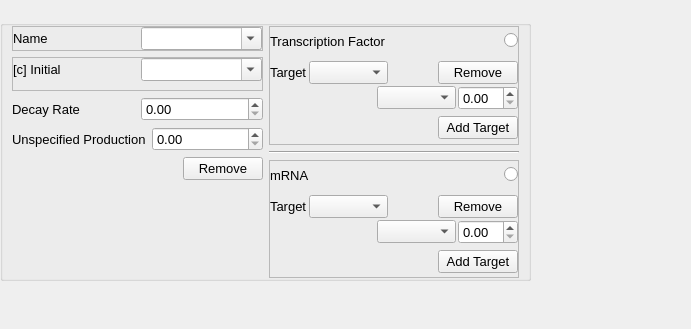
<?xml version="1.0" encoding="UTF-8"?>
<ui version="4.0">
 <class>Form</class>
 <widget class="QWidget" name="Form">
  <property name="geometry">
   <rect>
    <x>0</x>
    <y>0</y>
    <width>691</width>
    <height>329</height>
   </rect>
  </property>
  <property name="sizePolicy">
   <sizepolicy hsizetype="Preferred" vsizetype="Expanding">
    <horstretch>0</horstretch>
    <verstretch>0</verstretch>
   </sizepolicy>
  </property>
  <property name="windowTitle">
   <string>Form</string>
  </property>
  <widget class="QGroupBox" name="proteinGroupBox">
   <property name="geometry">
    <rect>
     <x>0</x>
     <y>20</y>
     <width>531</width>
     <height>261</height>
    </rect>
   </property>
   <property name="sizePolicy">
    <sizepolicy hsizetype="Expanding" vsizetype="Preferred">
     <horstretch>75</horstretch>
     <verstretch>20</verstretch>
    </sizepolicy>
   </property>
   <property name="font">
    <font>
     <pointsize>10</pointsize>
     <weight>50</weight>
     <bold>false</bold>
    </font>
   </property>
   <property name="title">
    <string/>
   </property>
   <layout class="QHBoxLayout" name="horizontalLayout_12">
    <property name="topMargin">
     <number>0</number>
    </property>
    <property name="bottomMargin">
     <number>0</number>
    </property>
    <item>
     <layout class="QVBoxLayout" name="verticalLayout">
      <item>
       <widget class="QFrame" name="frame">
        <property name="frameShape">
         <enum>QFrame::StyledPanel</enum>
        </property>
        <property name="frameShadow">
         <enum>QFrame::Raised</enum>
        </property>
        <layout class="QHBoxLayout" name="horizontalLayout_13">
         <property name="leftMargin">
          <number>0</number>
         </property>
         <property name="topMargin">
          <number>0</number>
         </property>
         <property name="rightMargin">
          <number>0</number>
         </property>
         <property name="bottomMargin">
          <number>0</number>
         </property>
         <item>
          <widget class="QLabel" name="label">
           <property name="text">
            <string>Name</string>
           </property>
          </widget>
         </item>
         <item>
          <widget class="QComboBox" name="NameComboBox">
           <property name="editable">
            <bool>true</bool>
           </property>
          </widget>
         </item>
        </layout>
       </widget>
      </item>
      <item>
       <widget class="QFrame" name="frame_2">
        <property name="frameShape">
         <enum>QFrame::StyledPanel</enum>
        </property>
        <property name="frameShadow">
         <enum>QFrame::Raised</enum>
        </property>
        <layout class="QHBoxLayout" name="horizontalLayout_14">
         <property name="leftMargin">
          <number>0</number>
         </property>
         <property name="topMargin">
          <number>0</number>
         </property>
         <property name="rightMargin">
          <number>0</number>
         </property>
         <item>
          <widget class="QLabel" name="label_2">
           <property name="frameShape">
            <enum>QFrame::NoFrame</enum>
           </property>
           <property name="text">
            <string>[c] Initial</string>
           </property>
          </widget>
         </item>
         <item>
          <widget class="QComboBox" name="cComboBox">
           <property name="editable">
            <bool>true</bool>
           </property>
          </widget>
         </item>
        </layout>
       </widget>
      </item>
      <item>
       <layout class="QVBoxLayout" name="verticalLayout_6">
        <item>
         <layout class="QHBoxLayout" name="horizontalLayout_10">
          <item>
           <widget class="QLabel" name="label_4">
            <property name="frameShape">
             <enum>QFrame::NoFrame</enum>
            </property>
            <property name="text">
             <string>Decay Rate</string>
            </property>
           </widget>
          </item>
          <item>
           <widget class="QDoubleSpinBox" name="decayRateDoubleSpinBox"/>
          </item>
         </layout>
        </item>
        <item>
         <layout class="QHBoxLayout" name="horizontalLayout_11">
          <item>
           <widget class="QLabel" name="label_9">
            <property name="text">
             <string>Unspecified Production</string>
            </property>
           </widget>
          </item>
          <item>
           <widget class="QDoubleSpinBox" name="CreateDoubleSpinBox"/>
          </item>
         </layout>
        </item>
        <item>
         <layout class="QHBoxLayout" name="horizontalLayout_15">
          <item>
           <spacer name="horizontalSpacer_9">
            <property name="orientation">
             <enum>Qt::Horizontal</enum>
            </property>
            <property name="sizeHint" stdset="0">
             <size>
              <width>40</width>
              <height>20</height>
             </size>
            </property>
           </spacer>
          </item>
          <item>
           <widget class="QPushButton" name="removePushButton">
            <property name="text">
             <string>Remove</string>
            </property>
           </widget>
          </item>
         </layout>
        </item>
        <item>
         <spacer name="verticalSpacer">
          <property name="orientation">
           <enum>Qt::Vertical</enum>
          </property>
          <property name="sizeHint" stdset="0">
           <size>
            <width>20</width>
            <height>40</height>
           </size>
          </property>
         </spacer>
        </item>
       </layout>
      </item>
     </layout>
    </item>
    <item>
     <layout class="QVBoxLayout" name="verticalLayout_4">
      <item>
       <widget class="QFrame" name="frame_3">
        <property name="frameShape">
         <enum>QFrame::StyledPanel</enum>
        </property>
        <property name="frameShadow">
         <enum>QFrame::Raised</enum>
        </property>
        <layout class="QVBoxLayout" name="verticalLayout_5">
         <property name="leftMargin">
          <number>0</number>
         </property>
         <property name="topMargin">
          <number>0</number>
         </property>
         <property name="rightMargin">
          <number>0</number>
         </property>
         <property name="bottomMargin">
          <number>0</number>
         </property>
         <item>
          <layout class="QHBoxLayout" name="horizontalLayout_2">
           <item>
            <widget class="QLabel" name="label_5">
             <property name="text">
              <string>Transcription Factor</string>
             </property>
            </widget>
           </item>
           <item>
            <spacer name="horizontalSpacer_3">
             <property name="orientation">
              <enum>Qt::Horizontal</enum>
             </property>
             <property name="sizeHint" stdset="0">
              <size>
               <width>40</width>
               <height>20</height>
              </size>
             </property>
            </spacer>
           </item>
           <item>
            <widget class="QRadioButton" name="tfRadioButton">
             <property name="text">
              <string/>
             </property>
            </widget>
           </item>
          </layout>
         </item>
         <item>
          <layout class="QVBoxLayout" name="verticalLayout_8">
           <item>
            <layout class="QVBoxLayout" name="verticalLayout_7">
             <property name="spacing">
              <number>2</number>
             </property>
             <item>
              <layout class="QHBoxLayout" name="horizontalLayout_4">
               <item>
                <widget class="QLabel" name="label_6">
                 <property name="sizePolicy">
                  <sizepolicy hsizetype="Preferred" vsizetype="Preferred">
                   <horstretch>0</horstretch>
                   <verstretch>0</verstretch>
                  </sizepolicy>
                 </property>
                 <property name="text">
                  <string>Target</string>
                 </property>
                </widget>
               </item>
               <item>
                <widget class="QComboBox" name="targetComboBox"/>
               </item>
               <item>
                <spacer name="horizontalSpacer_8">
                 <property name="orientation">
                  <enum>Qt::Horizontal</enum>
                 </property>
                 <property name="sizeHint" stdset="0">
                  <size>
                   <width>40</width>
                   <height>20</height>
                  </size>
                 </property>
                </spacer>
               </item>
               <item>
                <widget class="QPushButton" name="removeTFPushButton">
                 <property name="text">
                  <string>Remove</string>
                 </property>
                </widget>
               </item>
              </layout>
             </item>
             <item>
              <layout class="QHBoxLayout" name="horizontalLayout_5">
               <item>
                <spacer name="horizontalSpacer_2">
                 <property name="orientation">
                  <enum>Qt::Horizontal</enum>
                 </property>
                 <property name="sizeHint" stdset="0">
                  <size>
                   <width>40</width>
                   <height>20</height>
                  </size>
                 </property>
                </spacer>
               </item>
               <item>
                <widget class="QComboBox" name="comboBox">
                 <property name="currentText">
                  <string/>
                 </property>
                </widget>
               </item>
               <item>
                <widget class="QDoubleSpinBox" name="betaSpinBox"/>
               </item>
              </layout>
             </item>
            </layout>
           </item>
           <item>
            <layout class="QHBoxLayout" name="horizontalLayout_3">
             <item>
              <spacer name="horizontalSpacer">
               <property name="orientation">
                <enum>Qt::Horizontal</enum>
               </property>
               <property name="sizeHint" stdset="0">
                <size>
                 <width>40</width>
                 <height>20</height>
                </size>
               </property>
              </spacer>
             </item>
             <item>
              <widget class="QPushButton" name="addTargetPushButton">
               <property name="text">
                <string>Add Target</string>
               </property>
              </widget>
             </item>
            </layout>
           </item>
          </layout>
         </item>
        </layout>
       </widget>
      </item>
      <item>
       <widget class="Line" name="line">
        <property name="orientation">
         <enum>Qt::Horizontal</enum>
        </property>
       </widget>
      </item>
      <item>
       <widget class="QFrame" name="frame_5">
        <property name="frameShape">
         <enum>QFrame::StyledPanel</enum>
        </property>
        <property name="frameShadow">
         <enum>QFrame::Raised</enum>
        </property>
        <layout class="QVBoxLayout" name="verticalLayout_9">
         <property name="leftMargin">
          <number>0</number>
         </property>
         <property name="topMargin">
          <number>0</number>
         </property>
         <property name="rightMargin">
          <number>0</number>
         </property>
         <property name="bottomMargin">
          <number>0</number>
         </property>
         <item>
          <layout class="QHBoxLayout" name="horizontalLayout_6">
           <item>
            <widget class="QLabel" name="label_7">
             <property name="text">
              <string>mRNA</string>
             </property>
            </widget>
           </item>
           <item>
            <spacer name="horizontalSpacer_4">
             <property name="orientation">
              <enum>Qt::Horizontal</enum>
             </property>
             <property name="sizeHint" stdset="0">
              <size>
               <width>40</width>
               <height>20</height>
              </size>
             </property>
            </spacer>
           </item>
           <item>
            <widget class="QRadioButton" name="mRNARadioButton">
             <property name="text">
              <string/>
             </property>
            </widget>
           </item>
          </layout>
         </item>
         <item>
          <layout class="QVBoxLayout" name="verticalLayout_10">
           <item>
            <layout class="QVBoxLayout" name="verticalLayout_11">
             <property name="spacing">
              <number>2</number>
             </property>
             <item>
              <layout class="QHBoxLayout" name="horizontalLayout_7">
               <item>
                <widget class="QLabel" name="label_8">
                 <property name="text">
                  <string>Target</string>
                 </property>
                </widget>
               </item>
               <item>
                <widget class="QComboBox" name="targetComboBox_2"/>
               </item>
               <item>
                <spacer name="horizontalSpacer_7">
                 <property name="orientation">
                  <enum>Qt::Horizontal</enum>
                 </property>
                 <property name="sizeHint" stdset="0">
                  <size>
                   <width>40</width>
                   <height>20</height>
                  </size>
                 </property>
                </spacer>
               </item>
               <item>
                <widget class="QPushButton" name="removemRNAPushButton">
                 <property name="text">
                  <string>Remove</string>
                 </property>
                </widget>
               </item>
              </layout>
             </item>
             <item>
              <layout class="QHBoxLayout" name="horizontalLayout_8">
               <item>
                <spacer name="horizontalSpacer_5">
                 <property name="orientation">
                  <enum>Qt::Horizontal</enum>
                 </property>
                 <property name="sizeHint" stdset="0">
                  <size>
                   <width>40</width>
                   <height>20</height>
                  </size>
                 </property>
                </spacer>
               </item>
               <item>
                <widget class="QComboBox" name="comboBox_2"/>
               </item>
               <item>
                <widget class="QDoubleSpinBox" name="doubleSpinBox"/>
               </item>
              </layout>
             </item>
            </layout>
           </item>
           <item>
            <layout class="QHBoxLayout" name="horizontalLayout_9">
             <item>
              <spacer name="horizontalSpacer_6">
               <property name="orientation">
                <enum>Qt::Horizontal</enum>
               </property>
               <property name="sizeHint" stdset="0">
                <size>
                 <width>40</width>
                 <height>20</height>
                </size>
               </property>
              </spacer>
             </item>
             <item>
              <widget class="QPushButton" name="addTargetPushButton_2">
               <property name="text">
                <string>Add Target</string>
               </property>
              </widget>
             </item>
            </layout>
           </item>
          </layout>
         </item>
        </layout>
       </widget>
      </item>
     </layout>
    </item>
   </layout>
  </widget>
 </widget>
 <resources/>
 <connections/>
</ui>
